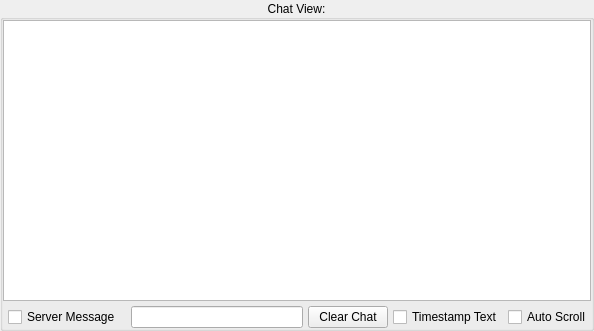
<?xml version="1.0" encoding="UTF-8"?>
<ui version="4.0">
 <class>ChatView</class>
 <widget class="QWidget" name="ChatView">
  <property name="geometry">
   <rect>
    <x>0</x>
    <y>0</y>
    <width>594</width>
    <height>331</height>
   </rect>
  </property>
  <property name="windowTitle">
   <string>Form</string>
  </property>
  <layout class="QGridLayout" name="gridLayout">
   <property name="leftMargin">
    <number>0</number>
   </property>
   <property name="topMargin">
    <number>0</number>
   </property>
   <property name="rightMargin">
    <number>0</number>
   </property>
   <property name="bottomMargin">
    <number>0</number>
   </property>
   <property name="spacing">
    <number>0</number>
   </property>
   <item row="0" column="0">
    <widget class="QGroupBox" name="groupBox">
     <property name="title">
      <string>Chat View:</string>
     </property>
     <property name="alignment">
      <set>Qt::AlignCenter</set>
     </property>
     <property name="flat">
      <bool>false</bool>
     </property>
     <property name="checkable">
      <bool>false</bool>
     </property>
     <layout class="QGridLayout" name="gridLayout_2">
      <property name="leftMargin">
       <number>0</number>
      </property>
      <property name="topMargin">
       <number>0</number>
      </property>
      <property name="rightMargin">
       <number>0</number>
      </property>
      <property name="bottomMargin">
       <number>0</number>
      </property>
      <property name="spacing">
       <number>5</number>
      </property>
      <item row="1" column="3">
       <widget class="QLineEdit" name="chatInput">
        <property name="clearButtonEnabled">
         <bool>true</bool>
        </property>
       </widget>
      </item>
      <item row="0" column="0" colspan="7">
       <widget class="QTextEdit" name="chatView">
        <property name="readOnly">
         <bool>true</bool>
        </property>
       </widget>
      </item>
      <item row="1" column="4">
       <widget class="QPushButton" name="clearChat">
        <property name="text">
         <string>Clear Chat</string>
        </property>
       </widget>
      </item>
      <item row="1" column="6">
       <widget class="QCheckBox" name="autoScrollCheckBox">
        <property name="text">
         <string>Auto Scroll</string>
        </property>
       </widget>
      </item>
      <item row="1" column="5">
       <widget class="QCheckBox" name="timeStampCheckBox">
        <property name="text">
         <string>Timestamp Text</string>
        </property>
       </widget>
      </item>
      <item row="1" column="1">
       <widget class="QCheckBox" name="serverMsgCheckBox">
        <property name="toolTip">
         <string>Enables the server-wide *URGENT* Red Colored  format for messages sent to Users.</string>
        </property>
        <property name="text">
         <string>Server Message</string>
        </property>
       </widget>
      </item>
     </layout>
    </widget>
   </item>
  </layout>
 </widget>
 <resources/>
 <connections/>
</ui>
